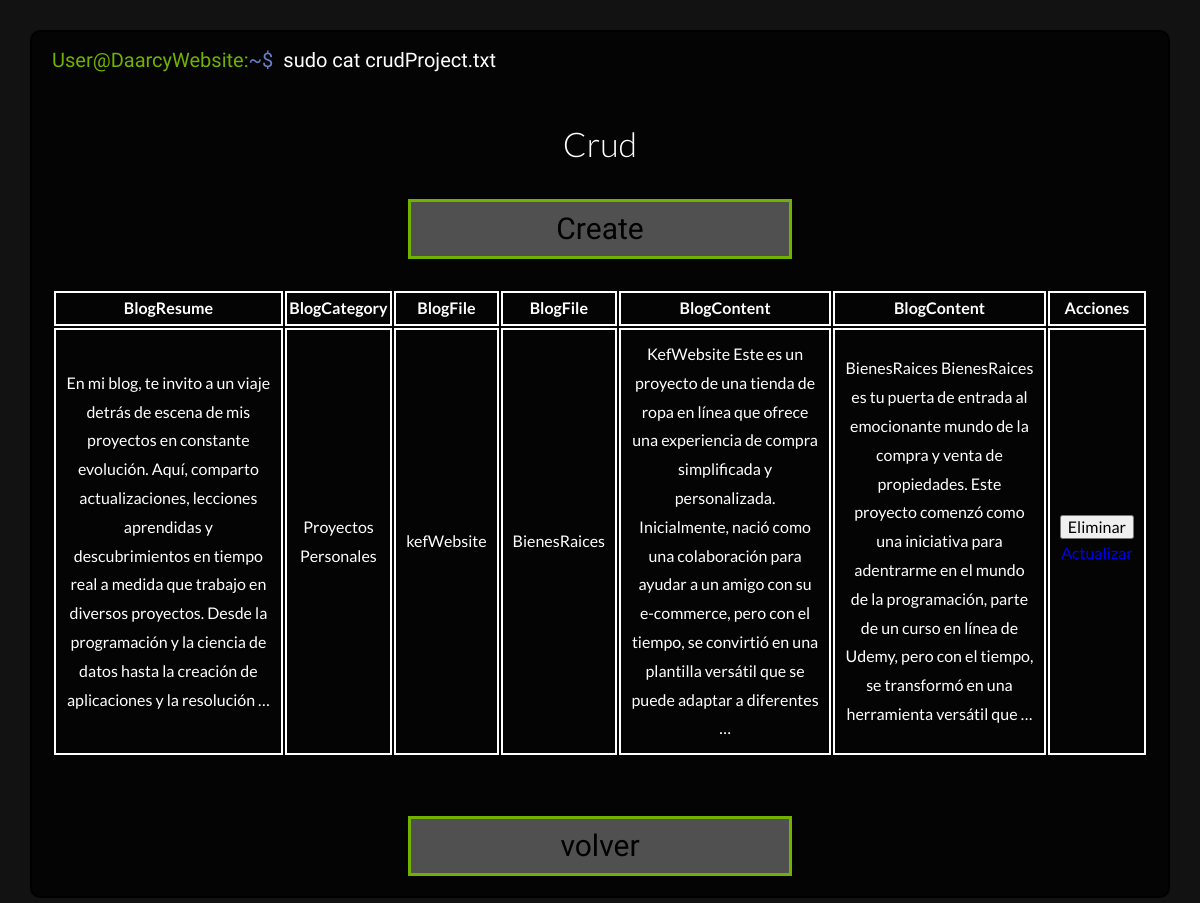
/DaarcyDevAdmin/Crud/Blog (signed in), run on an earlier commit of the app's database.
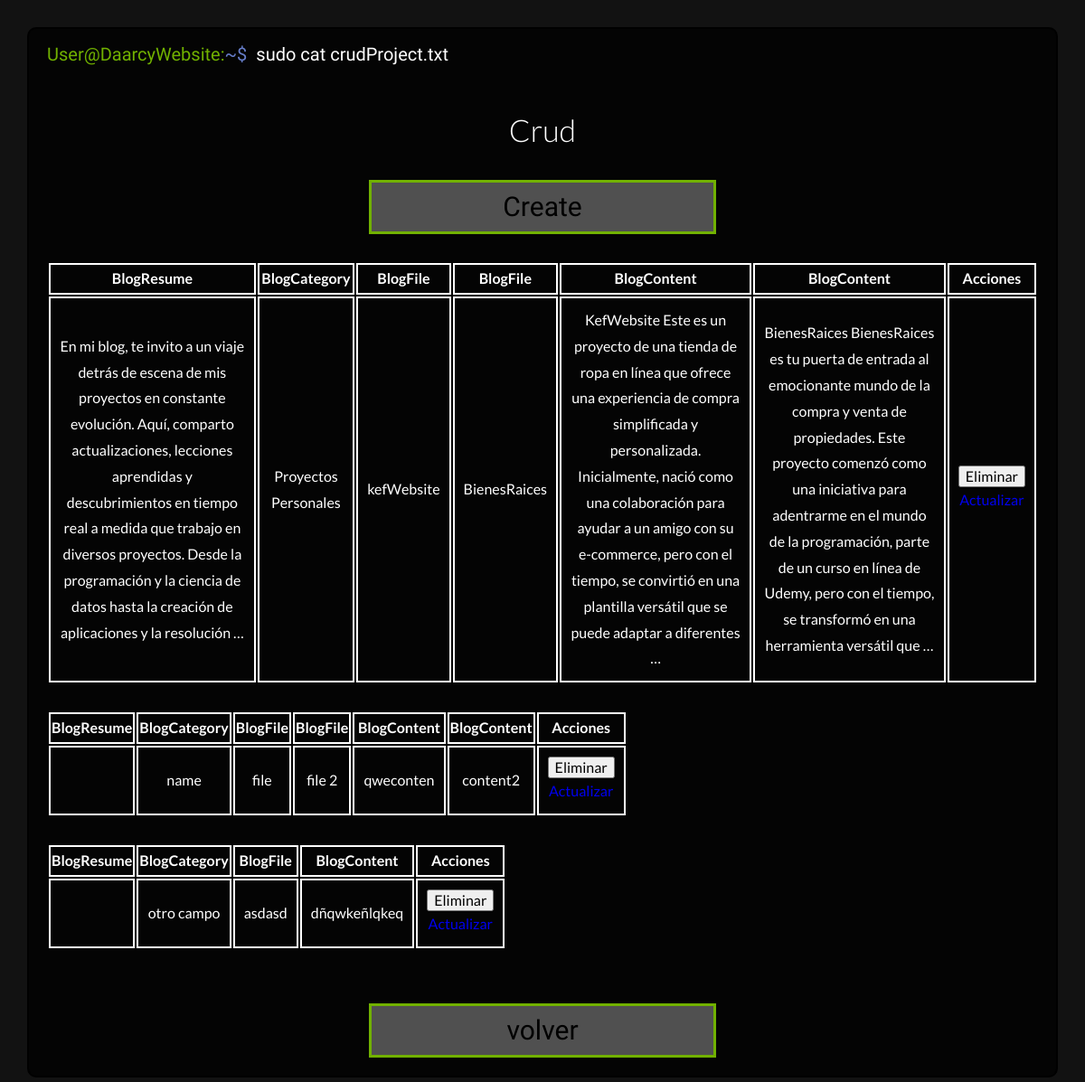
And on a later commit of the database.
### tasks/models.py (models this page shows, shortened)
class BlogCategory(models.Model):
    name = models.CharField(max_length=500)
    blogResume = models.CharField(max_length=500, blank=True)

class BlogFile(models.Model):
    category = models.ForeignKey(BlogCategory, on_delete=models.CASCADE, related_name='blog_files')
    file = models.CharField(max_length=255)
    fileContent = models.TextField()

### tasks/views.py (the view)
# urls.py: path("DaarcyDevAdmin/Crud/Blog",views.crudBlog, name="crudBlog"),
@login_required
def crudBlog(request):
    blogCategory = BlogCategory.objects.all()
    blogFile = BlogFile.objects.all()
    return render ( request, 'blogCrud.html', {
        "blogCategories":blogCategory,
        "blogFiles":blogFile,
    })

### tasks/templates/blogCrud.html (shortened to what this page needs)
{% extends 'base.html' %}
{% load static %}
{% block content %}
  <body class="bodyAdmin">
    <div class="terminalContent projects">
      <div class="comandLine">
        <h3 class="user">
          User@DaarcyWebsite:<span class="simbols">~$</span><span class="comand animationComand">sudo cat crudProject.txt</span>
        </h3>
      </div>
      <div class="text animationText">
        <div class="options">
          <h2>Crud</h2>
          <div class="buttonsOption">
            <a href="{% url 'crudBlogCreate' %}">Create</a>
          </div>
          <div class="details">
<div class="websiteInfo">
  {% for blogCategory in blogCategories %}
  <table class="propiedades">
    <thead>
      <tr>
        <th>BlogResume</th>
        <th>BlogCategory</th>
        {% for blogFile in blogCategory.blog_files.all %}
        {% if blogFile.file %}<th>BlogFile</th>{% endif %}
        {% endfor %}
        {% for blogFile in blogCategory.blog_files.all %}
        {% if blogFile.fileContent %}<th>BlogContent</th>{% endif %}
        {% endfor %}
        <th>Acciones</th>
      </tr>
    </thead>
    <tbody>
        <tr>
          <td>{{ blogCategory.blogResume|truncatewords:50 }}</td>
          <td>{{ blogCategory.name }}</td>
            {% for blogFile in blogCategory.blog_files.all %}
              {% if blogFile.file %}
              <td>{{ blogFile.file }}</td>
              {% endif %}
            {% endfor %}
            {% for blogFile in blogCategory.blog_files.all %}
              {% if blogFile.fileContent %}
              <td>{{ blogFile.fileContent|truncatewords:50 }}</td>
              {% endif %}
            {% endfor %}
          <td>
            <form method="POST"
                  action="{% url 'crudBlogDelete' blogCategory.id %}"
                  class="w-100">
              <input type="submit" class="boton-rojo-block" value="Eliminar">
            </form>
            <a href="{% url 'crudBlogUpdate' blogCategory.id %}" class="boton-amarillo-block">Actualizar</a>
          </td>
        </tr>
    </tbody>
  </table>
  <br>
  {% endfor %}
</div>
          </div>
          <div class="buttonsOption">
            <a href="{% url 'crud' %}">volver</a>
          </div>
        </div>
      </div>
    </div>
  </body>
{% endblock content %}

### tasks/templates/base.html (shortened to what this page needs)
{% load static %}
<!DOCTYPE html>
<html lang="en">
  <head>
    <link rel="stylesheet" href="{% static '/styles/app.css' %}">
  </head>
  {% block content %}
  {% endblock content %}
</html>

### tasks/static/styles/app.css (style rules this page uses)
html { -webkit-text-size-adjust:100%;line-height:1.15 }
body { margin:0 }
a { background-color:transparent }
button,input,optgroup,select,textarea { font-family:inherit;font-size:100%;line-height:1.15;margin:0 }
button,input { overflow:visible }
[type=button],[type=reset],[type=submit],button { -webkit-appearance:button }
html { box-sizing:border-box;font-size:62.5% }
*,:after,:before { box-sizing:inherit }
body { background-color:#121212;font-family:Lato,sans-serif;font-size:1.6rem;line-height:1.8 }
a { text-decoration:none }
h1,h2,h3 { font-family:Lato,sans-serif;font-weight:300;margin:2.5rem 0;text-align:center }
h2 { font-size:3.4rem }
h3 { font-size:3rem }
html { scroll-behavior:smooth }
.comandLine { padding:0 1rem }
.comandLine h3 { color:#fff;display:flex;flex-wrap:wrap;font-family:Chakra Petch,sans-serif;font-size:2rem;font-weight:500;margin:0 }
.comandLine .user { color:#71b100 }
.comandLine .comand { animation-fill-mode:forwards;color:#fff;display:flex;margin:0 1rem;overflow:hidden;white-space:nowrap;width:22rem }
.comandLine .simbols { color:#677eca }
.comandLine .animationComand { animation:typing 1.5s steps(22),blink .5s step-end infinite alternate }
.text { padding:1rem }
.animationText { animation:showDiv 1.5s steps(1) }
.datascience,.details,.websites { display:none }
.bodyAdmin .terminalContent { background:rgba(0,0,0,.8);border:2px solid #000;border-radius:1rem;height:100%;margin:3rem auto;width:95% }
.bodyAdmin .terminalContent .text { height:90% }
.bodyAdmin .terminalContent .text .options { align-items:center;display:flex;flex-direction:column;height:70%;justify-content:center }
.bodyAdmin .terminalContent .text .options h2 { color:#fff }
.bodyAdmin .terminalContent .text .options .buttonsOption { align-items:center;display:flex;flex-wrap:wrap;gap:3rem;justify-content:center;width:100% }
.bodyAdmin .terminalContent .text .options .buttonsOption a { background:hsla(0,0%,100%,.3);border:3px solid #71b100;color:#000;font-family:Chakra Petch,sans-serif;font-size:3rem;text-align:center;width:35% }
.bodyAdmin .projects { display:block;padding:1rem }
.bodyAdmin .projects .options { height:100%!important;justify-content:flex-start!important }
.bodyAdmin .projects .options .details { display:flex!important }
.bodyAdmin .projects .options .details .websiteInfo { display:block;margin:3rem 0 }
.bodyAdmin .projects .options .details .websiteInfo thead tr th { border:2px solid #fff;color:#fff }
.bodyAdmin .projects .options .details .websiteInfo tbody tr td { border:2px solid #fff;color:#fff;padding:1rem;text-align:center }
.bodyAdmin .projects .options form { color:#fff;display:flex;flex-direction:column;width:100%!important }

What changed in the data, as far as the page shows it:
added BlogCategory: name "name"
added BlogFile: shows "BlogFile", shows "BlogContent", file "file", fileContent "qweconten"
added BlogFile: shows "BlogFile", shows "BlogContent", file "file 2", fileContent "content2"
added BlogCategory: name "otro campo"
added BlogFile: shows "BlogFile", shows "BlogContent", file "asdasd", fileContent "dñqwkeñlqkeq"
